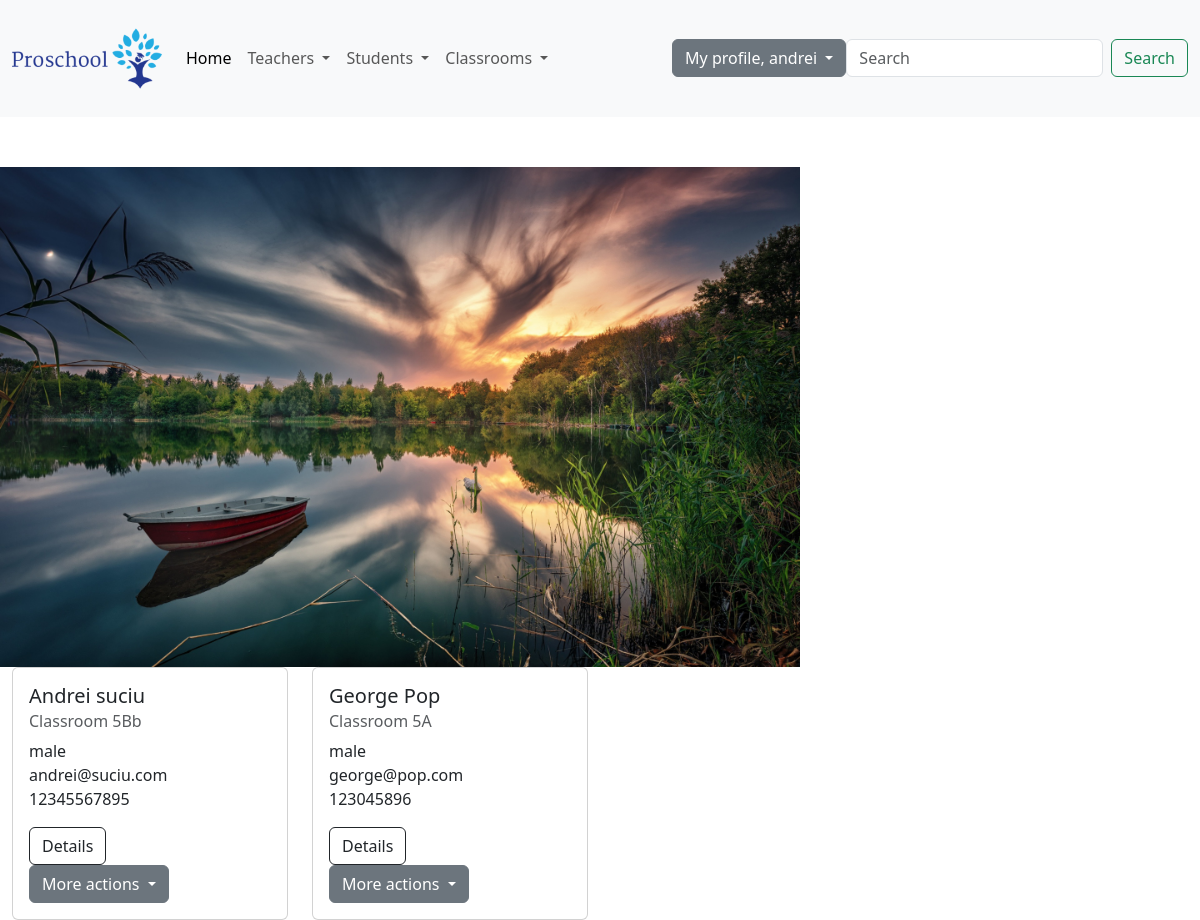
The app's page /list-of-students/ (signed in) with its own data.
### students/models.py (models this page shows, shortened)
class Student(models.Model):
    gender_options = (('male', 'Male'), ('female', 'Female'))
    first_name = models.CharField(max_length=50)
    last_name = models.CharField(max_length=50)
    student_id = models.IntegerField(unique=True)
    age = models.IntegerField
    email = models.EmailField(max_length=80)
    description = models.CharField(max_length=500)
    gender = models.CharField(max_length=10, choices=gender_options)
    current_class = models.ForeignKey(Classroom, on_delete=models.CASCADE, null=True)
    active = models.BooleanField(default=True)
    created_at = models.DateTimeField(auto_now_add=True)
    updated_at = models.DateTimeField(auto_now=True)

### headmaster/models.py (models this page shows)
class Classroom(models.Model):
    classroom_name = models.CharField(max_length=20)
    class_master = models.ForeignKey(Teacher, on_delete=models.CASCADE, blank=True, null=True)
    active = models.BooleanField(default=True)
    created_at = models.DateTimeField(auto_now_add=True)
    updated_at = models.DateTimeField(auto_now=True)
    def __str__(self):
        return self.classroom_name

### students/views.py (the view)
# urls.py: path('list-of-students/', views.StudentListView.as_view(), name='list_of_students'),
class StudentListView(LoginRequiredMixin, PermissionRequiredMixin, ListView):
    template_name = 'students/list_of_students.html'
    model = Student
    context_object_name = 'all_students'  # Student.objects.all()
    permission_required = 'students.view_list_of_students'

### templates/students/list_of_students.html (shortened to what this page needs)
{% extends 'base.html' %}
{% block content %}
    <div class="container-fluid">
        <div class="row">
            {% for student in all_students %}
                <div class="col-md-3">
                    <div class="card">
                        <div class="card-body">
                            <h5 class="card-title">{{ student.first_name }} {{ student.last_name }}</h5>
                            <h6 class="card-subtitle mb-2 text-muted">{{ student.current_class }}</h6>
                            <p class="card-text">{{ student.gender }} </br>{{ student.email }} </br> {{ student.student_id }} </p>
                            <a href="{% url 'details_students' student.id %}" class="btn btn-outline-dark">Details</a>
                            <div class="dropdown">
                                <a class="btn btn-secondary dropdown-toggle" href="#" role="button"
                                   data-bs-toggle="dropdown" aria-expanded="false">
                                    More actions
                                </a>
                            </div>
                        </div>
                    </div>
                </div>
            {% endfor %}
        </div>
    </div>
{% endblock %}

### templates/base.html (shortened to what this page needs)
{% load static %}
<!DOCTYPE html>
<html lang="en">
<head>
    <link href="https://cdn.jsdelivr.net/npm/bootstrap@5.3.0-alpha1/dist/css/bootstrap.min.css" rel="stylesheet"
>
    <link rel="stylesheet" href="{% static 'css/background.css' %}">
</head>
<body>
{% include 'navbar.html' %}
<div class="images">
    <div class="image">
        <img src="{% static 'images/download.jpg' %}" alt="imagine" width="800">
    </div>
</div>
{% block content %}
{% endblock %}
</body>
</html>

### templates/navbar.html (shortened to what this page needs)
<nav class="navbar navbar-expand-lg bg-body-tertiary">
    <div class="container-fluid">
        <a class="navbar-brand" href="{% url 'homepage' %}">
            {% load static %}
            <img src="{% static 'images/logo.png' %}" alt="Proschool" , width="150">
        </a>
        <div class="collapse navbar-collapse" id="navbarSupportedContent">
            <ul class="navbar-nav me-auto mb-2 mb-lg-0">
                <li class="nav-item">
                    <a class="nav-link active" aria-current="page" href="{% url 'homepage' %}">Home</a>
                </li>
                {% if user.is_authenticated %}
                    {% if perms.teacher.add_teacher or perms.teacher.view_list_of_teachers or perms.teacher.create_homework or perms.teacher.view_list_of_homeworks %}
                        <li class="nav-item dropdown">
                            <a class="nav-link dropdown-toggle" href="#" role="button" data-bs-toggle="dropdown"
                               aria-expanded="false">
                                Teachers
                            </a>
                        </li>
                    {% endif %}
                    {% if perms.students.add_student or perms.students.view_list_of_students or perms.students.view_list_of_homeworks %}
                        <li class="nav-item dropdown">
                            <a class="nav-link dropdown-toggle" href="#" role="button" data-bs-toggle="dropdown"
                               aria-expanded="false">
                                Students
                            </a>
                        </li>
                    {% endif %}
                    {% if perms.headmaster.view_list_of_classrooms or perms.headmaster.add_classroom %}
                        <li class="nav-item dropdown">
                            <a class="nav-link dropdown-toggle" href="#" role="button" data-bs-toggle="dropdown"
                               aria-expanded="false">
                                Classrooms
                            </a>
                        </li>
                    {% endif %}
                {% endif %}
            </ul>
            {% if user.is_authenticated %}
                <div class="dropdown">
                    <button class="btn btn-secondary dropdown-toggle" type="button" data-bs-toggle="dropdown"
                            aria-expanded="false">
                        My profile, {{ user.username }}
                    </button>
                </div>
                {% if perms.students.search_student %}
                <form method="get" class="d-flex" role="search" action="{% url 'search' %}">
                    <input class="form-control me-2" type="search" name="search" placeholder="Search"
                           aria-label="Search">
                    <button class="btn btn-outline-success" type="submit">Search</button>
                </form>
                    {% endif %}
            {% else %}
                <div>
                    <a href="{% url 'login' %}" class="btn btn-outline-dark">Login</a>
                    <a href="{% url 'create_user' %}" class="btn btn-outline-danger">Sign up</a>
                </div>
            {% endif %}
        </div>
    </div>
</nav>

### static/css/background.css (style rules this page uses)
.images { width: 100vw; display: flex; }
.image { display: block; width: 10%; padding-top: 50px; background-size: cover; position: center; }

### records on screen
Student: first_name "Andrei", last_name "suciu", current_class "Classroom 5Bb", gender "male", email "andrei@suciu.com", student_id "12345567895"
Student: first_name "George", last_name "Pop", current_class "Classroom 5A", gender "male", email "george@pop.com", student_id "123045896"

### other values on screen
{{ user.username }} "andrei"
